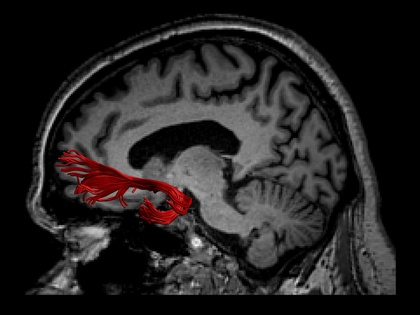
%> input picture BIG_EX1/1.jpg, 420 x 315 px, shrunk from 2400 x 1800 before the run
$ octave try_exp3.m   (GNU Octave 9; MATLAB toolbox functions it lacks are replaced by stand-ins)
%> lines starting %> are read from the running program, lines starting %| are printed output that depends on the picture; in (x1, y1, x2, y2) boxes, pixels count from 0 and x2, y2 are one past the last pixel; in counts of white or black regions, pixels touching at a corner belong together; the program's own positions count from 1
clear;
%% 读入图像
%img=imread('1.jpg');
[fileName,pathName] = uigetfile('*.*','Please select an image');%文件筐，选择文件
%> the answer given: 1.jpg
if(fileName)
    fileName = strcat(pathName,fileName);
    fileName = lower(fileName);%一致的小写字母形式
else
    msgbox('Please select an image');
    return; %退出程序
end
img=imread(fileName);
%> img is the input picture: size 315x420x3 uint8; mean R, G, B 37.3, 34.7, 34.7
%% 创建图像副本，灰度化
i_copy=img;
i_copy=rgb2gray(i_copy);
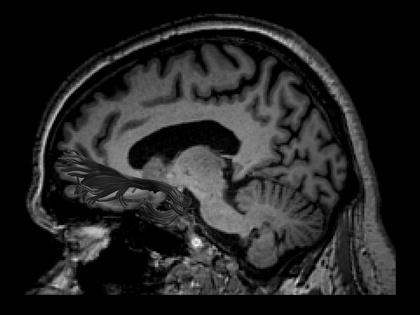
%> i_copy: size 315x420 uint8; min 0, max 255, mean 35.5
%二值化
i_copy = imbinarize(i_copy,0.2);
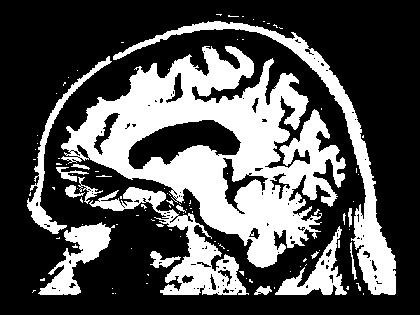
%> i_copy: size 315x420 logical; 32.6% white; 107 white regions (90 under 20 px), largest, box (x1, y1, x2, y2) and area: (61, 46, 346, 268) 26354, (113, 21, 396, 295) 5991, (89, 187, 249, 295) 4151
subplot(2,2,1),imshow(i_copy),title('脑图');

%% 区域生长
f =double(i_copy);


%生长点选择
if( exist('x','var') == 0 && exist('y','var') == 0)

   hold on;
%> (the run ends here)
